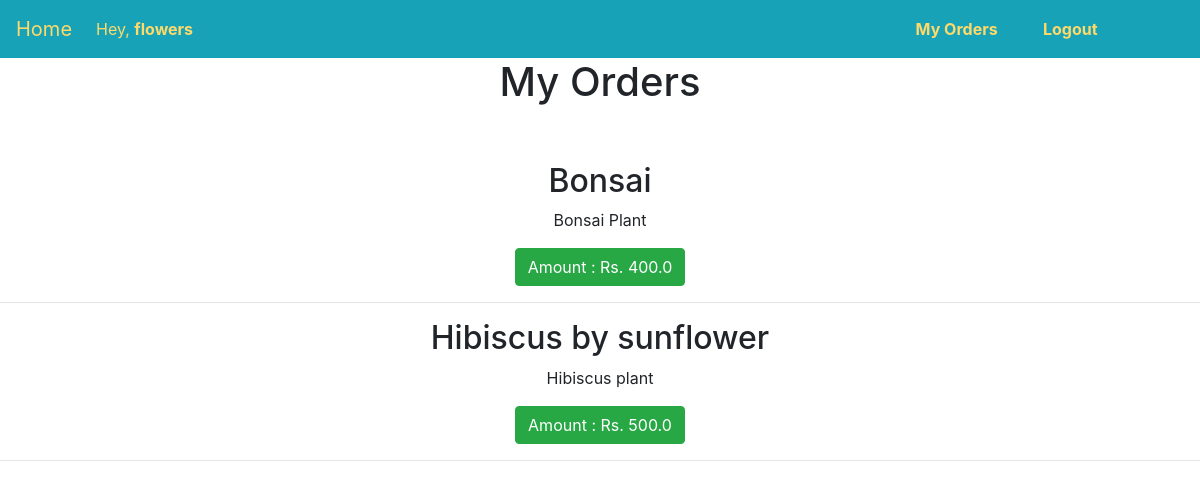
Page /orders (signed in) on the committed database.
### nursery/models.py (models this page shows, shortened)
class Order(models.Model):
	customer = models.ForeignKey(Customer, on_delete = models.PROTECT)
	plant = models.ForeignKey(Plants, on_delete = models.PROTECT)
	street = models.CharField(max_length = 100)
	city = models.CharField(max_length = 100)
	contact = models.PositiveIntegerField()

class Plants(models.Model):
	nursery = models.ForeignKey(Nursery, on_delete = models.CASCADE)
	name = models.CharField(max_length = 100)
	description = models.CharField(max_length = 500)
	image = models.ImageField(upload_to = "../media/images/", blank = True, null = True, default = "../media/images/no_image.jpg")
	price = models.FloatField()

### nursery/views.py (the view, shortened to what this page needs)
# urls.py: path("orders",views.orders, name="orders"),
@login_required(login_url='login')
def orders(request):
	if Customer.objects.filter(user = request.user):
		customer = Customer.objects.get(user = request.user)
		orders = Order.objects.filter(customer = customer)
		return render(request,"customer_orders.html",{"orders" : orders})

### nursery/templates/customer_orders.html (shortened to what this page needs)
<!DOCTYPE html>
<html>
<head>
	<link rel="stylesheet" href="https://cdn.jsdelivr.net/npm/bootstrap@4.5.3/dist/css/bootstrap.min.css">
</head>
<body>
<nav style="color:white" style="" class="navbar navbar-expand-lg navbar-dark bg-info">
  <a style="color:#feda6a" class="navbar-brand" href="/"> <span style="color:#feda6a">Home</span> </a>
  <div class="collapse navbar-collapse" id="navbarTogglerDemo03">
    <ul class="navbar-nav mr-auto mt-2 mt-lg-0">
      {% if user.is_authenticated %}
      <li  class="nav-item">
        <a class="nav-link " href=""><span style="color:#feda6a">Hey, <b>{{user.username}}</b> </span></a>
      </li>
      {% endif %}
    </ul>
    {% if user.is_authenticated %}
    <ul class="navbar-nav" >
      <li class=" nav-item " style="margin-left : -150px">  <a class="nav-link  btn btn-outline-default my-2 my-sm-0 " href="logout"><span style="color:#feda6a"><b>Logout</b></span> </a></li>
      <li class=" nav-item " style="margin-left : -200px">  <a class="nav-link  btn btn-outline-default my-2 my-sm-0 "
        href="orders"><span style="color:#feda6a"><b>My Orders</b></span> </a></li>
    </ul>
    {% endif %}
  </div>
</nav>
<div align="center">
  {% if orders %}
      <h1>My Orders</h1>
      <br><br>
      {% for order in orders %}
        <h2>{{order.plant.name}}</h2>
        <p>{{order.plant.description}}</p>
        <button class="btn btn-success">Amount : Rs. {{order.plant.price}}</button>
        <hr>
      {% endfor %}
      {% else %}
          <div class="jumbotron">
            <h1>You have no placed orders.</h1>
          </div>
  {% endif %}
</div>
</body>
</html>

### rows in the picture
Order: plant.name "Bonsai", plant.description "Bonsai Plant", plant.price "400.0"
Order: plant.name "Hibiscus by sunflower", plant.description "Hibiscus plant", plant.price "500.0"

### other values in the picture
{{ user.username }} "flowers"
